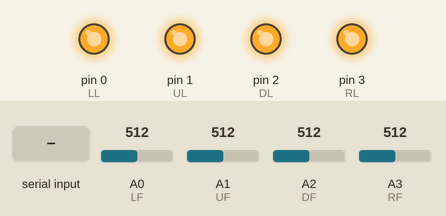
The sketch below on a simulated Arduino Leonardo, built with avr-gcc and run on an emulated ATmega32U4. Shown: output pins drawn as LEDs (lit = HIGH). The inputs (shaded band) are chosen by the test bench; at power-on: A0 (LF) = 512, A1 (UF) = 512, A2 (DF) = 512, A3 (RF) = 512. USB keyboard and mouse output is not drawn; what the sketch prints to the serial monitor is not drawn.

Above: at 1.2 s.
1.3 s: "S90\n" received over Serial
Timing chart, 0 to 4.3 s (numbered marks = the images above; inputs shaded):
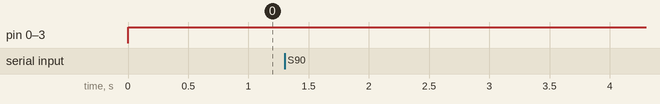

The sketch:

FSR_Code.ino
```cpp
#include <Joystick.h>
#include <EEPROM.h>


//Define pins for FSRs and LEDs, adjust based on your board design/wiring diagram

int LF = A0; //left fsr
int UF = A1;
int DF = A2;
int RF = A3;

int LL = 0; //left LED
int UL = 1;
int DL = 2;
int RL = 3;

//These are default thresholds, they don't matter too much as the board will load the thresholds from EEPROM on boot

int Lt = 300; //left threshold
int Ut = 300;
int Dt = 300;
int Rt = 300;

String readingTemp;

const byte numChars = 32;
char receivedChars[numChars];

bool newData = false;

Joystick_ Joystick(0x15, JOYSTICK_TYPE_GAMEPAD, 4, 0, false, false, false, false, false, false, false, false, false, false, false);

const bool initAutoSendState = true;

unsigned long lastWriteTime = 0;

void setup() {
  // put your setup code here, to run once:

  //Code to open the Serial COM port and load thresholds from EEPROM
  Serial.begin(9600, SERIAL_8N1);

  EEPROM.get(0, Lt);
  EEPROM.get(2, Ut);
  EEPROM.get(4, Dt);
  EEPROM.get(6, Rt);

Joystick.begin();

pinMode(LL, OUTPUT); //left led
pinMode(UL, OUTPUT); //up led
pinMode(DL, OUTPUT); //down led
pinMode(RL, OUTPUT); //right led

pinMode(LF, INPUT);
pinMode(UF, INPUT);
pinMode(DF, INPUT);
pinMode(RF, INPUT);

}

//function to recieve strings from DanceApp

void receiveString(){
  static byte ndx = 0;
  char endMarker = '\n';
  char rc;

  while (Serial.available() > 0 && newData == false) {
    rc = Serial.read();

    if (rc != endMarker){
      receivedChars[ndx] = rc;
      ndx++;
      if (ndx >= numChars) {
          ndx = numChars - 1;
      }
    }
    else{
        receivedChars[ndx] = '\0';
        ndx = 0;
        newData = true;
    }
  }
}

//function to loop over the recieved string and allocate the values as new threshold values
//also supports saving new thresholds to EEPROM for retrieval when the "apply" button is pressed.
void newThresh(){
   static bool saveThresholds = false; // Flag to indicate whether to save to EEPROM
  static bool saveComplete = false;   // Flag to indicate that saving is completed

  for (int i = 0; i < sizeof(receivedChars); i++) {
    char currentChar = receivedChars[i];

    if (currentChar == 'S') {
      saveThresholds = true; // Set the flag to indicate we should save to EEPROM
    } else if (isDigit(currentChar)) {
      readingTemp += currentChar;
    } else if (isAlpha(currentChar)) {
      if (currentChar == 'L')
        Lt = readingTemp.toInt();
      else if (currentChar == 'U')
        Ut = readingTemp.toInt();
      else if (currentChar == 'D')
        Dt = readingTemp.toInt();
      else if (currentChar == 'R')
        Rt = readingTemp.toInt();
      readingTemp = ""; // Reset readingTemp for the next parameter
    }
  }

  // Check if the flag is set to true and saving is not completed yet
  if (saveThresholds && !saveComplete) {
    Serial.println("Saving...");
    delay(1000);
    EEPROM.put(0, Lt);
    EEPROM.put(2, Ut);
    EEPROM.put(4, Dt);
    EEPROM.put(6, Rt);

    Serial.println("Saving successful!");
    delay(1000);

    saveThresholds = false; // Reset the flag to prevent continuous saving
    saveComplete = true;    // Set the flag to indicate that saving is completed
  }

  newData = false;
}

void loop() {
  // put your main code here, to run repeatedly:

  receiveString();
  newThresh();


  int Lvalue = analogRead(LF);
  String Lout = String(Lvalue);
  //Serial.print(Lvalue);
  //Serial.print("L");
  if (Lvalue > Lt) { // if the current value is higher than the set threshold
    digitalWrite(LL, HIGH);
      Joystick.setButton (0, 1);
    } else {
  digitalWrite(LL, LOW);
    Joystick.setButton (0, 0);
  }

  int Uvalue = analogRead(UF);
  String Uout = String(Uvalue);
  //Serial.print(Uvalue);
  //Serial.print("U");
  if (Uvalue > Ut) {
    digitalWrite(UL, HIGH);
    Joystick.setButton (1, 1);
  } else {
  digitalWrite(UL, LOW);
  Joystick.setButton (1, 0);
  }

  int Dvalue = analogRead(DF);
  String Dout = String(Dvalue);
  //Serial.print(Dvalue);
  //Serial.print("D");
  if (Dvalue > Dt) {
    digitalWrite(DL, HIGH);
    Joystick.setButton (2, 1);
  } else {
  digitalWrite(DL, LOW);
  Joystick.setButton (2, 0);
  }

  int Rvalue = analogRead(RF);
  String Rout = String(Rvalue);
  //Serial.print(Rvalue);
  if (Rvalue > Rt){
    digitalWrite(RL, HIGH);
    Joystick.setButton (3, 1);
   } else {
    digitalWrite(RL, LOW);
    Joystick.setButton (3, 0);
  }

  String Output = Lout;
  Output += "L";
  Output += Uout;
  Output += "U";
  Output += Dout;
  Output += "D";
  Output += Rout;
  Output += "R";

// timer for sending the string of current values to DanceApp
// if data is sent too quickly DanceApp can't keep up
//this doesn't affect gameplay as the joystick buttons aren't updated based on this timer
  if(millis() - lastWriteTime >= 100) {
      Serial.println(Output);
      lastWriteTime = millis();
  }


}
```

Measured:
- after the input at 1.3 s, every drawn part: stays the same
